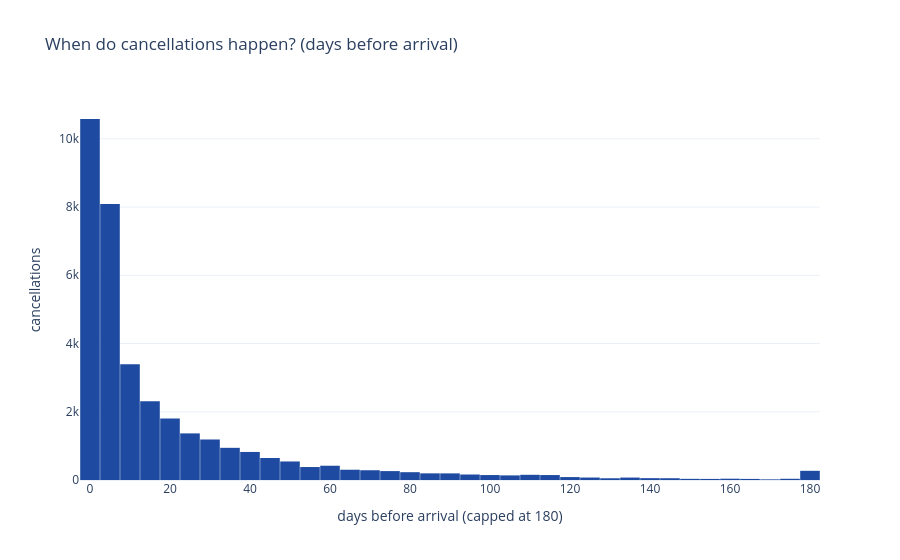

Notebook code cell kept with this figure:
### Markdown cell above
## 1 - Load cleaned data + build the survival event columns

`src.hazard.add_event_columns` reads the canonical `cancel_days_before_arrival` from the clean parquet (built in 00 §3.2).

### Code cell
clean = load_clean_reservations()
ce = HZ.add_event_columns(clean)

n_book = len(ce)
n_evt  = int(ce["event_d"].notna().sum())
print(f"resolved bookings:                 {n_book:,}")
print(f"pre-arrival cancel events:         {n_evt:,}  ({n_evt / n_book:.1%})")
print(f"censored survivors (incl no-show): {n_book - n_evt:,}")

ev = ce.loc[ce["event_d"].notna(), "event_d"]
print(f"event timing (days before arrival): median={ev.median():.0f}  "
      f"p90={ev.quantile(0.9):.0f}  max={ev.max():.0f}")

fig = go.Figure()
fig.add_histogram(x=ev.clip(upper=180), nbinsx=60, marker_color=BRAND["blue"])
fig.update_layout(title="When do cancellations happen? (days before arrival)",
                  xaxis_title="days before arrival (capped at 180)",
                  yaxis_title="cancellations", bargap=0.02)
fig.show()

### Figure 1 — Plotly figure (JSON) as saved in the notebook; plotly's stock layout.template omitted (floating-point values rounded to 4 significant figures; data arrays with more than 128 entries replaced by an {"elided": "..."} marker saying what was removed)
{"data": [{"marker": {"color": "#1E4BA1"}, "nbinsx": 60, "type": "histogram", "x": {"elided": "35526 float values"}}], "layout": {"bargap": 0.02, "title": {"text": "When do cancellations happen? (days before arrival)"}, "xaxis": {"title": {"text": "days before arrival (capped at 180)"}}, "yaxis": {"title": {"text": "cancellations"}}}}
